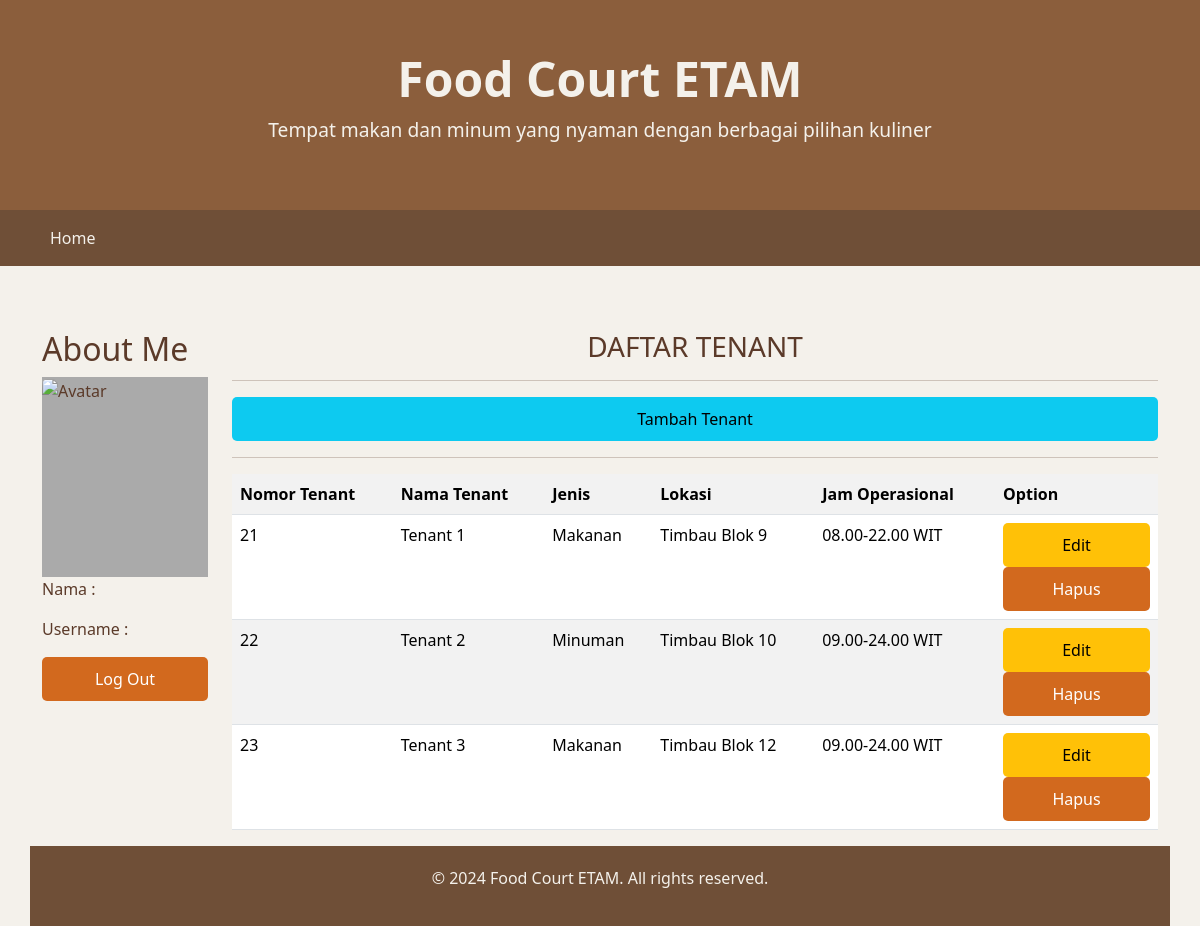
/my.php?p=tenant, run on the app's committed database.
### tables this page shows
CREATE TABLE `t_tenant` (
  `id` int(11) NOT NULL,
  `no_tenant` int(11) NOT NULL,
  `nama` varchar(50) NOT NULL,
  `jenis` varchar(100) NOT NULL,
  `lokasi` varchar(50) NOT NULL,
  `jam_operasional` varchar(15) NOT NULL,
  `aktif` int(11) NOT NULL
);

### page5a/tenant.php (the view)
<div class="text-center">
    <h3>DAFTAR TENANT</h3>
    <hr>
</div>
<a href="my.php?p=tenant_input" class="btn btn-info">Tambah Tenant</a>
<hr>
<table class="table table-striped">
    <tr>
        <th>Nomor Tenant</th>
        <th>Nama Tenant</th>
        <th>Jenis</th>
        <th>Lokasi</th>
        <th>Jam Operasional</th>
        <th>Option</th>
    </tr>
<?php
    include "connect.php";
    $sql = "SELECT * FROM t_tenant WHERE aktif=1";
    $result = mysqli_query($conn, $sql);
  if (mysqli_num_rows($result) > 0) {
    while($row = mysqli_fetch_assoc($result)) {
      echo"<tr>";
      echo"<td>".$row['no_tenant']."</td>";
      echo"<td>".$row['nama']."</td>";
      echo"<td>".$row['jenis']."</td>";
      echo"<td>".$row['lokasi']."</td>";
      echo"<td>".$row['jam_operasional']."</td>";
      $idget = $row['id'];
      echo"<td>";
      echo"<a href='my.php?p=tenant_edit&id=$idget' class='btn btn-warning'>Edit</a>";
      echo"<a href='my.php?p=tenant_hapus&id=$idget' class='btn btn-danger'>Hapus</a>";
      echo"</td>";
      echo"</tr>";
    }
  } else {
    echo "0 results";
  }
?>
</table>

### mycss.css (style rules this page uses)
.btn { width: 100%; padding: 10px; border: none; border-radius: 5px; cursor: pointer; }
.btn-danger { background-color: #dc3545; color: #fff; }

### my.php (style rules this page uses)
body { background-color: #F4F1EB; color: #5B3A29; }
.btn-danger { background-color: #D2691E; border: none; }

### data on the page
t_tenant: no_tenant "21", nama "Tenant 1", jenis "Makanan", lokasi "Timbau Blok 9", jam_operasional "08.00-22.00 WIT"
t_tenant: no_tenant "22", nama "Tenant 2", jenis "Minuman", lokasi "Timbau Blok 10", jam_operasional "09.00-24.00 WIT"
t_tenant: no_tenant "23", nama "Tenant 3", jenis "Makanan", lokasi "Timbau Blok 12", jam_operasional "09.00-24.00 WIT"
